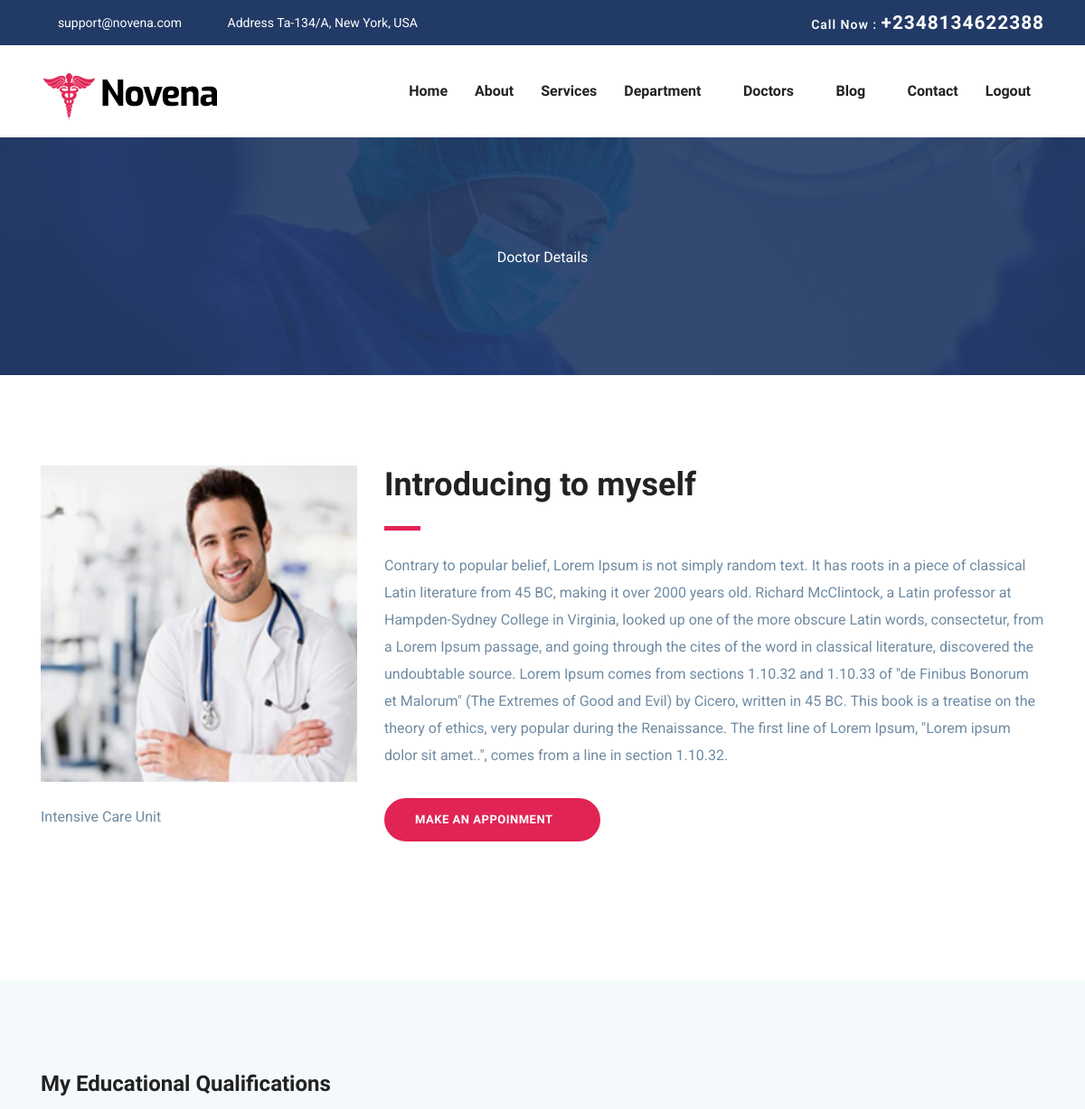
Before: /doctor_detail/3/ (upper part) with the older database file.
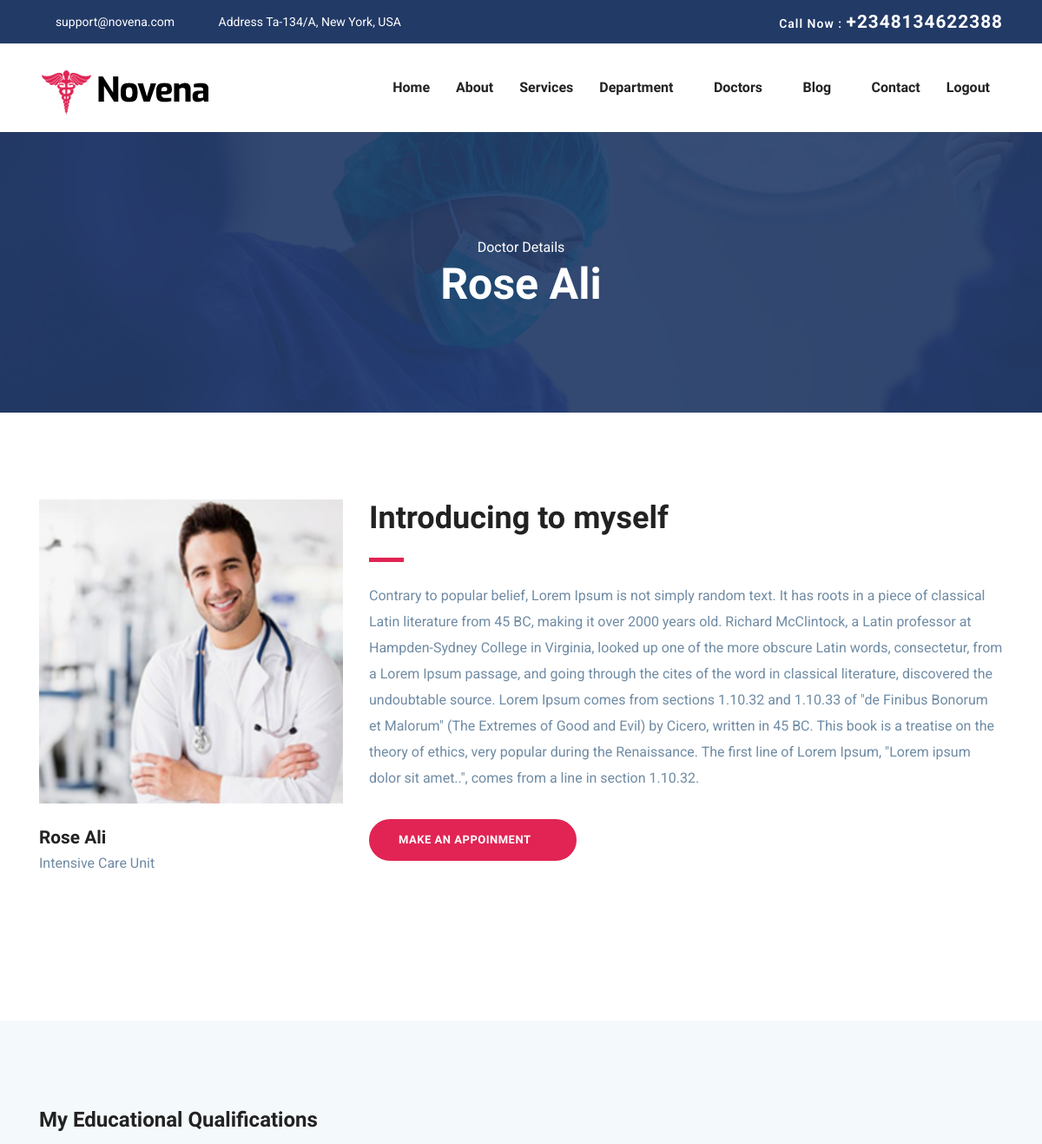
After: the same page with the newer database file.
### myapp/models.py (models this page shows, shortened)
class Doctor(models.Model):
    user = models.ForeignKey(User, on_delete=models.CASCADE)
    department = models.ForeignKey(Department, on_delete=models.CASCADE, null = True)
    image = models.ImageField(upload_to='doctor_images', null = True)
    description=models.CharField(max_length=1000, null=True)
    def imageUrl(self):
        if self.image:
            return self.image.url
        else:
            return ""

class Department(models.Model):
    specialization = models.CharField(max_length=255, choices = DEPARTMENT_CHOICES)
    description=models.CharField(max_length=1000, null=True)
    image = models.ImageField(upload_to='department_images', null = True)
    def __str__(self):
        return self.specialization

### authentications/models.py (models this page shows, shortened)
class CustomUser(AbstractUser):
    phone = models.CharField(max_length = 255, null = True, blank = True)
    fullname = models.CharField(max_length = 255, null = True, blank = True)
    image = models.ImageField(upload_to='user_images', null = True)
    is_doctor = models.BooleanField('Are you a Doctor?', default=False, null = True, blank = True)

### myapp/views.py (the view)
# urls.py: path('doctor_detail/<int:doctor_id>/', views.doctor_detail, name='doctor_detail'),
def doctor_detail(request, doctor_id):
    subscription(request)
    doctorid = Doctor.objects.get(id = doctor_id)
    context = {
        'doctor':doctorid
    }
    return render(request, 'myapp/doctor-single.html', context)

### myapp/sub.py (called while the page is built)
def subscription(request):
    if request.method =='POST' and 'email' in request.POST:
        email = request.POST.get('email')
        if Subscription.objects.filter(email = email).exists():
            messages.info(request, 'Someone has already subscribe with this email')
        else:
            subscribe, created=Subscription.objects.get_or_create(email = email)
            messages.error(request, 'Thank you for subscribing to our news letter')

### myapp/templates/myapp/doctor-single.html (shortened to what this page needs)
{% extends 'myapp/base/base.html' %}
{% load static %}
{% block content %}
<section class="page-title bg-1">
  <div class="container">
    <div class="row">
      <div class="col-md-12">
        <div class="block text-center">
          <span class="text-white">Doctor Details</span>
          <h1 class="text-capitalize mb-5 text-lg">{{doctor.user.get_full_name}}</h1>
        </div>
      </div>
    </div>
  </div>
</section>
<section class="section doctor-single">
	<div class="container">
		<div class="row">
			<div class="col-lg-4 col-md-6">
				<div class="doctor-img-block">
					<img src="{{doctor.imageUrl}}" alt="" class="img-fluid w-100">
					<div class="info-block mt-4">
						<h4 class="mb-0">{{doctor.user.get_full_name}}</h4>
						<p>{{doctor.department}}</p>
						<ul class="list-inline mt-4 doctor-social-links">
							<li class="list-inline-item"><a href="#"><i class="icofont-facebook"></i></a></li>
							<li class="list-inline-item"><a href="#"><i class="icofont-twitter"></i></a></li>
							<li class="list-inline-item"><a href="#"><i class="icofont-skype"></i></a></li>
							<li class="list-inline-item"><a href="#"><i class="icofont-linkedin"></i></a></li>
							<li class="list-inline-item"><a href="#"><i class="icofont-pinterest"></i></a></li>
						</ul>
					</div>
				</div>
			</div>
			<div class="col-lg-8 col-md-6">
				<div class="doctor-details mt-4 mt-lg-0">
					<h2 class="text-md">Introducing to myself</h2>
					<div class="divider my-4"></div>
					<p>{{ doctor.description }}</p>
					<a href="{% url 'appointment' %}" class="btn btn-main-2 btn-round-full mt-3">Make an Appoinment<i class="icofont-simple-right ml-2  "></i></a>
				</div>
			</div>
		</div>
	</div>
</section>
<section class="section doctor-qualification gray-bg">
	<div class="container">
		<div class="row">
			<div class="col-lg-6">
				<div class="section-title">
					<h3>My Educational Qualifications</h3>
				</div>
			</div>
		</div>
	</div>
</section>
{% endblock %}

Changed rows visible on the page:
changed through a linked row, Doctor "Intensive Care Unit": user.get_full_name (not shown) → "Rose Ali"
